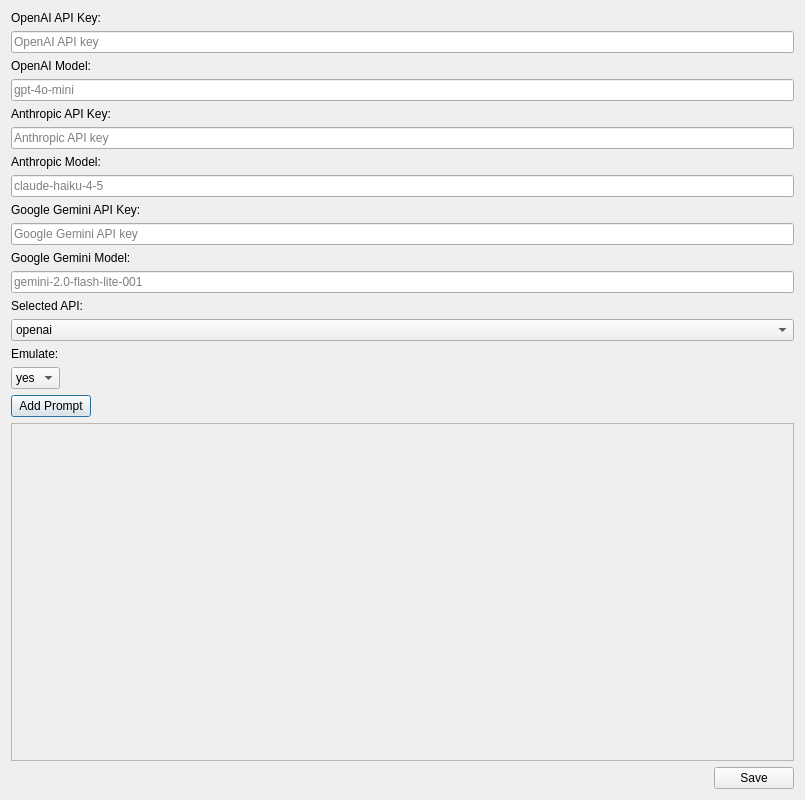
<?xml version="1.0" encoding="UTF-8"?>
<ui version="4.0">
 <class>SettingsWindow</class>
 <widget class="QDialog" name="SettingsWindow">
  <property name="windowModality">
   <enum>Qt::NonModal</enum>
  </property>
  <property name="geometry">
   <rect>
    <x>0</x>
    <y>0</y>
    <width>805</width>
    <height>800</height>
   </rect>
  </property>
  <property name="sizePolicy">
   <sizepolicy hsizetype="MinimumExpanding" vsizetype="MinimumExpanding">
    <horstretch>0</horstretch>
    <verstretch>0</verstretch>
   </sizepolicy>
  </property>
  <property name="windowTitle">
   <string>IntelliFiller Settings</string>
  </property>
  <layout class="QVBoxLayout" name="verticalLayout">
   <item>
    <widget class="QLabel" name="labelApiKey">
     <property name="text">
      <string>OpenAI API Key:</string>
     </property>
    </widget>
   </item>
   <item>
    <widget class="QLineEdit" name="apiKey">
     <property name="placeholderText">
      <string>OpenAI API key</string>
     </property>
    </widget>
   </item>
   <item>
    <widget class="QLabel" name="labelOpenaiModel">
     <property name="text">
      <string>OpenAI Model:</string>
     </property>
    </widget>
   </item>
   <item>
    <widget class="QLineEdit" name="openaiModel">
     <property name="placeholderText">
      <string>gpt-4o-mini</string>
     </property>
    </widget>
   </item>
   <item>
    <widget class="QLabel" name="labelAnthropicKey">
     <property name="text">
      <string>Anthropic API Key:</string>
     </property>
    </widget>
   </item>
   <item>
    <widget class="QLineEdit" name="anthropicKey">
     <property name="placeholderText">
      <string>Anthropic API key</string>
     </property>
    </widget>
   </item>
   <item>
    <widget class="QLabel" name="labelAnthropicModel">
     <property name="text">
      <string>Anthropic Model:</string>
     </property>
    </widget>
   </item>
   <item>
    <widget class="QLineEdit" name="anthropicModel">
     <property name="placeholderText">
      <string>claude-haiku-4-5</string>
     </property>
    </widget>
   </item>
   <item>
    <widget class="QLabel" name="labelGeminiKey">
     <property name="text">
      <string>Google Gemini API Key:</string>
     </property>
    </widget>
   </item>
   <item>
    <widget class="QLineEdit" name="geminiKey">
     <property name="placeholderText">
      <string>Google Gemini API key</string>
     </property>
    </widget>
   </item>
   <item>
    <widget class="QLabel" name="labelGeminiModel">
     <property name="text">
      <string>Google Gemini Model:</string>
     </property>
    </widget>
   </item>
   <item>
    <widget class="QLineEdit" name="geminiModel">
     <property name="placeholderText">
      <string>gemini-2.0-flash-lite-001</string>
     </property>
    </widget>
   </item>
   <item>
    <widget class="QLabel" name="labelSelectedApi">
     <property name="text">
      <string>Selected API:</string>
     </property>
    </widget>
   </item>
   <item>
    <widget class="QComboBox" name="selectedApi">
     <item>
      <property name="text">
       <string>openai</string>
      </property>
     </item>
     <item>
      <property name="text">
       <string>anthropic</string>
      </property>
     </item>
     <item>
      <property name="text">
       <string>gemini</string>
      </property>
     </item>
    </widget>
   </item>
   <item>
    <widget class="QLabel" name="labelEmulate">
     <property name="text">
      <string>Emulate:</string>
     </property>
    </widget>
   </item>
   <item>
    <widget class="QComboBox" name="emulate">
     <property name="sizePolicy">
      <sizepolicy hsizetype="Fixed" vsizetype="Fixed">
       <horstretch>0</horstretch>
       <verstretch>0</verstretch>
      </sizepolicy>
     </property>
     <item>
      <property name="text">
       <string>yes</string>
      </property>
     </item>
     <item>
      <property name="text">
       <string>no</string>
      </property>
     </item>
    </widget>
   </item>
   <item>
    <widget class="QPushButton" name="addPromptButton">
     <property name="sizePolicy">
      <sizepolicy hsizetype="Fixed" vsizetype="Fixed">
       <horstretch>0</horstretch>
       <verstretch>0</verstretch>
      </sizepolicy>
     </property>
     <property name="text">
      <string>Add Prompt</string>
     </property>
    </widget>
   </item>
   <item>
    <widget class="QScrollArea" name="scrollArea">
     <property name="widgetResizable">
      <bool>true</bool>
     </property>
     <widget class="QWidget" name="scrollAreaWidgetContents">
      <property name="geometry">
       <rect>
        <x>0</x>
        <y>0</y>
        <width>779</width>
        <height>605</height>
       </rect>
      </property>
      <layout class="QVBoxLayout" name="promptsLayout"/>
     </widget>
    </widget>
   </item>
   <item alignment="Qt::AlignRight">
    <widget class="QPushButton" name="saveButton">
     <property name="sizePolicy">
      <sizepolicy hsizetype="Fixed" vsizetype="Fixed">
       <horstretch>0</horstretch>
       <verstretch>0</verstretch>
      </sizepolicy>
     </property>
     <property name="text">
      <string>Save</string>
     </property>
    </widget>
   </item>
  </layout>
 </widget>
 <resources/>
 <connections/>
</ui>
